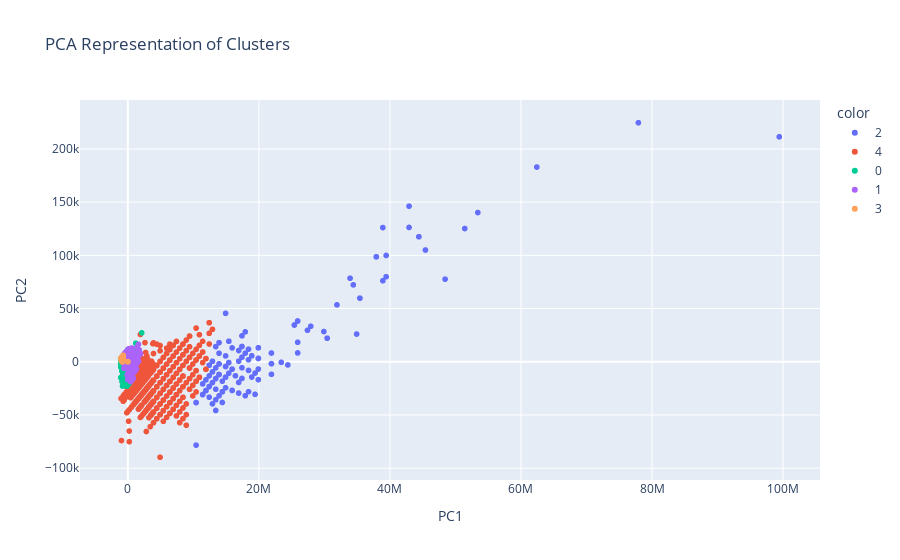

The notebook cell saved with this chart:
### Code cell
# Create scatter plot of `PC2` vs `PC1`
fig = px.scatter(
    data_frame=X_pca,
    x='PC1',
    y='PC2',
    color=labels.astype(str),
    title="PCA Representation of Clusters"
)
fig.update_layout(xaxis_title="PC1",yaxis_title="PC2")


fig.show()

### Figure 1 — Plotly figure (JSON) as saved in the notebook; plotly's stock layout.template omitted (floating-point values rounded to 4 significant figures; data arrays with more than 128 entries replaced by an {"elided": "..."} marker saying what was removed)
{"data": [{"hovertemplate": "color=2<br>PC1=%{x}<br>PC2=%{y}<extra></extra>", "legendgroup": "2", "marker": {"color": "#636efa", "symbol": "circle"}, "mode": "markers", "name": "2", "showlegend": true, "type": "scattergl", "x": {"elided": "138 float values"}, "xaxis": "x", "y": {"elided": "138 float values"}, "yaxis": "y"}, {"hovertemplate": "color=4<br>PC1=%{x}<br>PC2=%{y}<extra></extra>", "legendgroup": "4", "marker": {"color": "#EF553B", "symbol": "circle"}, "mode": "markers", "name": "4", "showlegend": true, "type": "scattergl", "x": {"elided": "1911 float values"}, "xaxis": "x", "y": {"elided": "1911 float values"}, "yaxis": "y"}, {"hovertemplate": "color=0<br>PC1=%{x}<br>PC2=%{y}<extra></extra>", "legendgroup": "0", "marker": {"color": "#00cc96", "symbol": "circle"}, "mode": "markers", "name": "0", "showlegend": true, "type": "scattergl", "x": {"elided": "4735 float values"}, "xaxis": "x", "y": {"elided": "4735 float values"}, "yaxis": "y"}, {"hovertemplate": "color=1<br>PC1=%{x}<br>PC2=%{y}<extra></extra>", "legendgroup": "1", "marker": {"color": "#ab63fa", "symbol": "circle"}, "mode": "markers", "name": "1", "showlegend": true, "type": "scattergl", "x": {"elided": "4816 float values"}, "xaxis": "x", "y": {"elided": "4816 float values"}, "yaxis": "y"}, {"hovertemplate": "color=3<br>PC1=%{x}<br>PC2=%{y}<extra></extra>", "legendgroup": "3", "marker": {"color": "#FFA15A", "symbol": "circle"}, "mode": "markers", "name": "3", "showlegend": true, "type": "scattergl", "x": {"elided": "4555 float values"}, "xaxis": "x", "y": {"elided": "4555 float values"}, "yaxis": "y"}], "layout": {"legend": {"title": {"text": "color"}, "tracegroupgap": 0}, "title": {"text": "PCA Representation of Clusters"}, "xaxis": {"anchor": "y", "domain": [0, 1], "title": {"text": "PC1"}}, "yaxis": {"anchor": "x", "domain": [0, 1], "title": {"text": "PC2"}}}}
